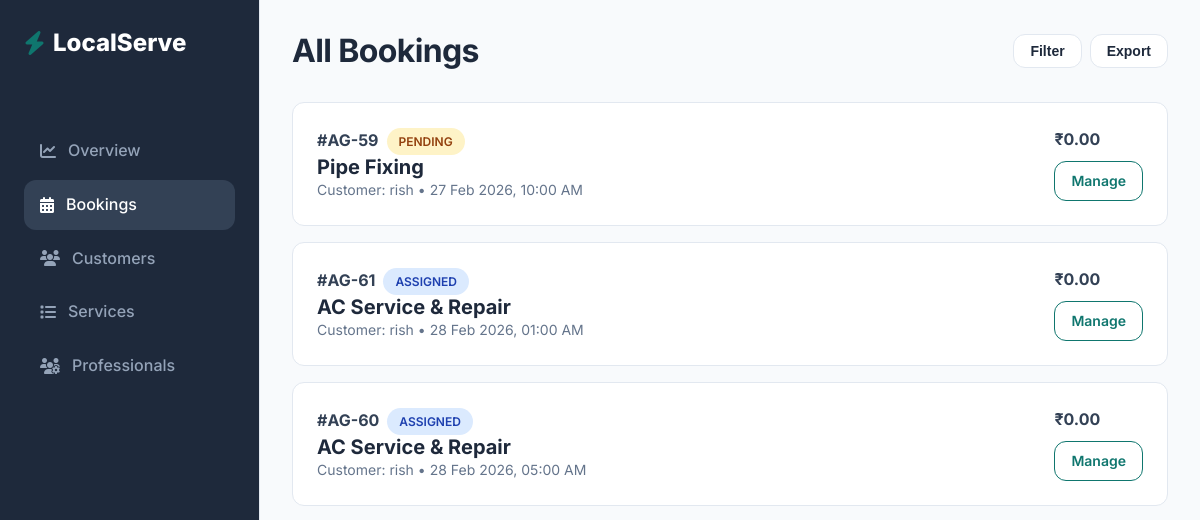
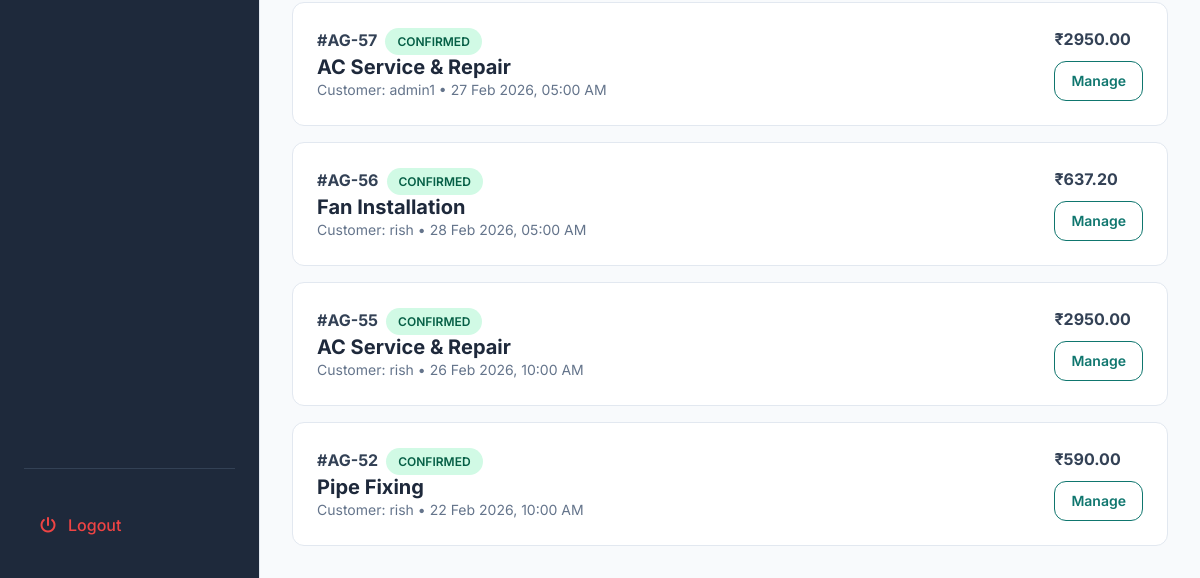
Page /booking/admin/ (signed in) on the earlier database version (2 pictures, top to bottom).
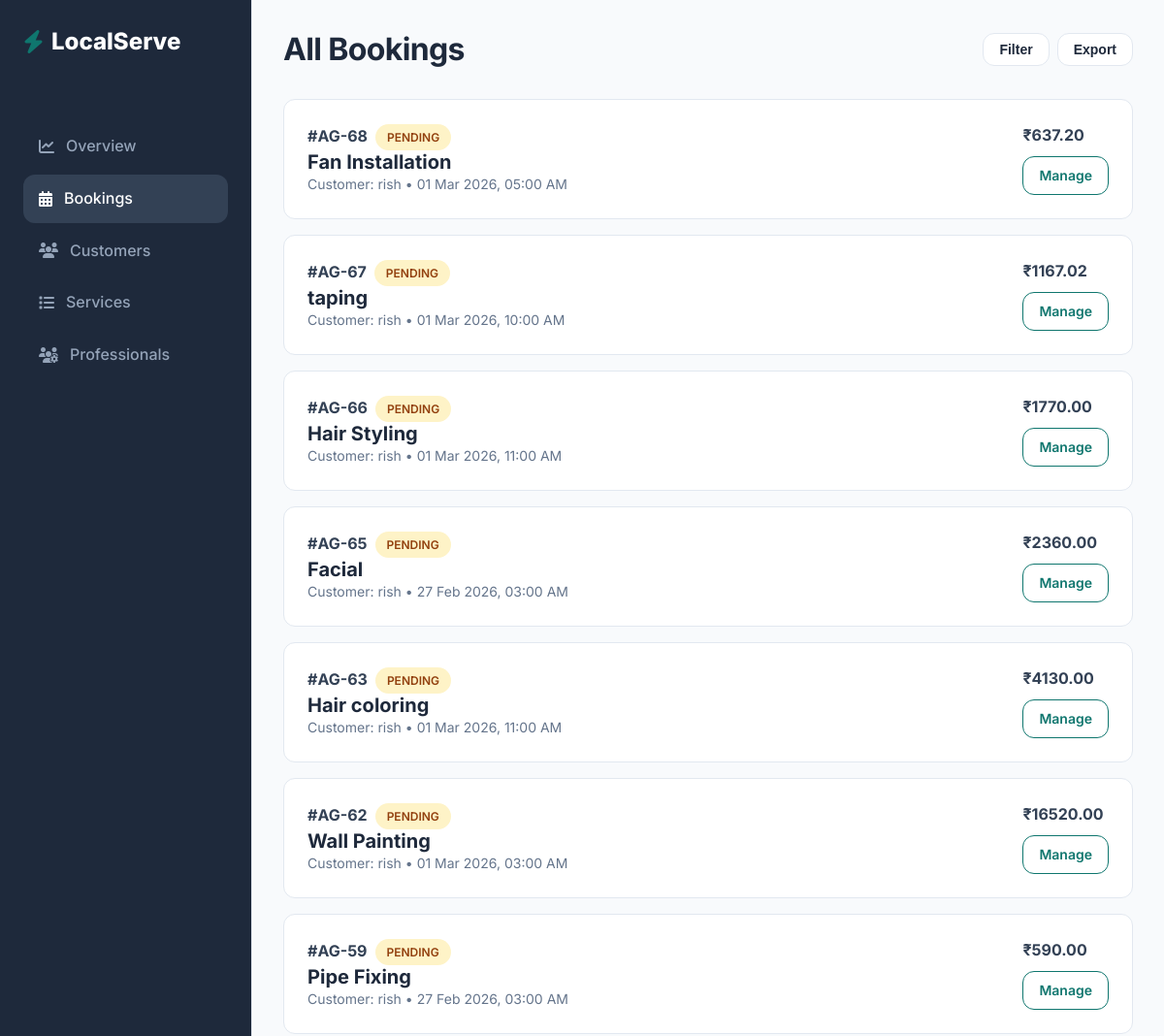
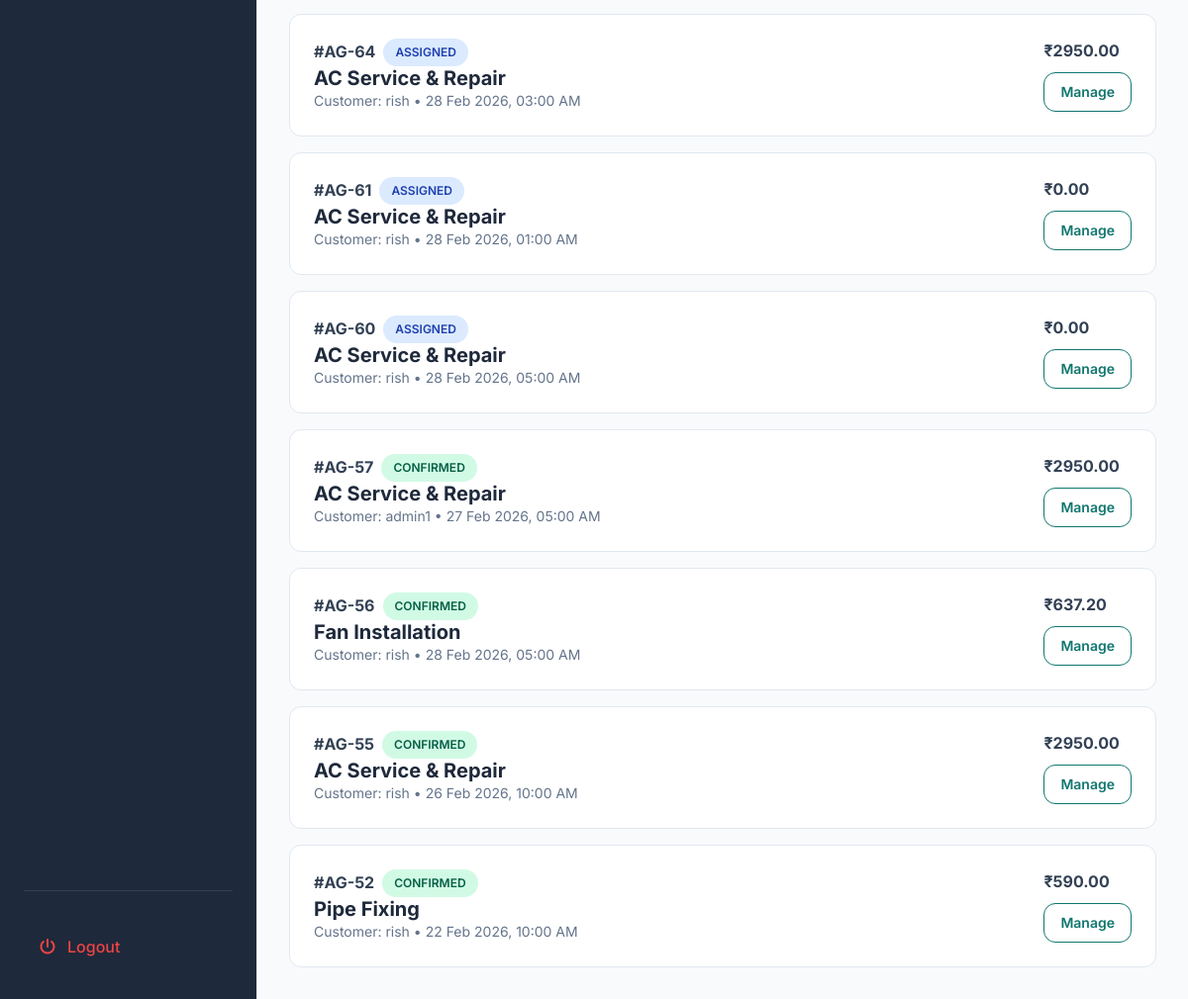
Same page on the later database version (2 pictures, top to bottom).
### bookings/models.py (models this page shows, shortened)
class Booking(models.Model):
    BOOKING_STATUS_CHOICES = [
        ('PENDING','Pending'),
        ('ASSIGNED', 'Assigned'),
        ('CONFIRMED','Confirmed'),
        ('IN_PROGRESS','In Progress'),
        ('COMPLETED','Completed'),
        ('CANCELLED', 'Cancelled'),
    ]
    customer = models.ForeignKey(User, on_delete = models.CASCADE, related_name='bookings')
    service = models.ForeignKey(Service, on_delete = models.CASCADE, related_name='bookings')
    worker = models.ForeignKey(Worker, on_delete = models.SET_NULL, null=True, blank=True, related_name='bookings')
    booking_date = models.DateField()
    booking_time = models.TimeField()
    total_price = models.DecimalField(max_digits=8, decimal_places=2, default=0)
    label = models.CharField(max_length=50, blank=True, null=True)
    address_line = models.CharField(max_length=500)
    city = models.CharField(max_length=100)
    state = models.CharField(max_length=100)
    pincode = models.CharField(max_length=10)
    landmark = models.CharField(max_length=100, blank=True)
    booking_status = models.CharField(max_length=20, choices = BOOKING_STATUS_CHOICES, default='PENDING')
    created_at = models.DateTimeField(auto_now_add=True)
    updated_at = models.DateTimeField(auto_now = True)

### services/models.py (models this page shows, shortened)
class Service(models.Model):
    category = models.ForeignKey(ServiceCategory, on_delete=models.CASCADE, related_name = "services")
    title = models.CharField(max_length=150)
    description = models.TextField()
    price = models.DecimalField(max_digits=8,decimal_places=2)
    duration_minutes = models.IntegerField()
    image = models.ImageField(upload_to="services/",blank=True, null=True)
    is_active = models.BooleanField(default=True)
    created_at = models.DateTimeField(auto_now_add=True)
    is_best_seller = models.BooleanField(default=False)
    includes = models.TextField(blank=True,default="",
        help_text="Enter one item per line (e.g. Deep dusting, Floor cleaning, etc.)"
    )

### bookings/views.py (the view)
# urls.py: path('admin/',views.admin_bookings, name="admin_booking"),
@staff_member_required
def admin_bookings(request):
    from django.db.models import Case, When, Value, IntegerField
    bookings = Booking.objects.filter(booking_status__in = ["PENDING","ASSIGNED", "CONFIRMED"]).select_related(
        "customer","service","worker").annotate(
            priority=Case(
                When(booking_status="PENDING", then=Value(1)),
                When(booking_status="ASSIGNED", then=Value(2)),
                When(booking_status="CONFIRMED", then=Value(3)),
                output_field=IntegerField()
            )
        ).order_by("priority","-created_at") #pending first
    context = {"bookings":bookings}
    return render(request, 'admin/bookings/admin_bookings.html',context)

### templates/admin/bookings/admin_bookings.html (shortened to what this page needs)
{% extends "base_admin.html" %}
        {% block content %}
            <div class="flex justify-between items-center" style="margin-bottom: 2rem;">
                <h2>All Bookings</h2>
                <div class="flex gap-sm">
                    <button class="btn btn-secondary btn-sm">Filter</button>
                    <button class="btn btn-secondary btn-sm">Export</button>
                </div>
            </div>
            <div class="grid grid-cols-1 gap-md">
                {% for booking in bookings %}
                <div class="card"
                    style="padding: 1.5rem; display: flex; justify-content: space-between; align-items: center;">
                    <div>
                        <div class="flex items-center gap-sm mb-1">
                            <span class="font-bold">#AG-{{ booking.id }}</span>
                            {% if booking.booking_status == "PENDING" %}
                                <span class="badge badge-warning">Pending</span>
                            {% elif booking.booking_status == "ASSIGNED" %}
                                <span class="badge badge-info">Assigned</span>
                            {% elif booking.booking_status == "CONFIRMED" %}
                                <span class="badge badge-success">Confirmed</span>
                            {% elif booking.booking_status == "CANCELLED" %}
                                <span class="badge badge-danger">Cancelled</span>
                            {% endif %}
                        </div>
                        <h4 style="margin: 0;">{{ booking.service.title }}</h4>
                        <p class="text-sm text-light">Customer: {{ booking.customer.username }} • {{ booking.booking_date|date:"d M Y" }}, {{ booking.booking_time|time:"h:i A" }}</p>
                    </div>
                    <div class="flex flex-col items-end gap-sm">
                        <span class="font-bold">₹{{ booking.total_price }}</span>
                        <a href="{% url 'admin_booking_detail' booking.id %}" class="btn btn-outline btn-sm">Manage</a>
                    </div>
                </div>
                {% endfor %}
            </div>
        {% endblock %}

Differences in the rows shown:
added Booking: id "68", booking_status "PENDING", service "Fan Installation", customer.username "rish", booking_date "01 Mar 2026", booking_time "05:00 AM", total_price "637.20"
added Booking: id "67", booking_status "PENDING", service "taping", customer.username "rish", booking_date "01 Mar 2026", booking_time "10:00 AM", total_price "1167.02"
added Booking: id "66", booking_status "PENDING", service "Hair Styling", customer.username "rish", booking_date "01 Mar 2026", booking_time "11:00 AM", total_price "1770.00"
added Booking: id "65", booking_status "PENDING", service "Facial", customer.username "rish", booking_date "27 Feb 2026", booking_time "03:00 AM", total_price "2360.00"
added Booking: id "63", booking_status "PENDING", service "Hair coloring", customer.username "rish", booking_date "01 Mar 2026", booking_time "11:00 AM", total_price "4130.00"
added Booking: id "62", booking_status "PENDING", service "Wall Painting", customer.username "rish", booking_date "01 Mar 2026", booking_time "03:00 AM", total_price "16520.00"
changed Booking id 59: booking_time "10:00 AM" → "03:00 AM"; total_price "0.00" → "590.00"
added Booking: id "64", booking_status "ASSIGNED", service "AC Service & Repair", customer.username "rish", booking_date "28 Feb 2026", booking_time "03:00 AM", total_price "2950.00"
